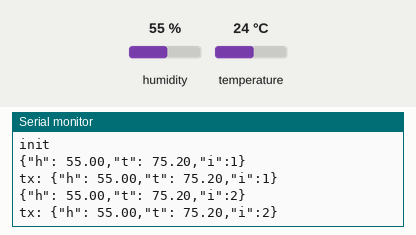
Simulated run of this sketch. Board: Arduino Uno, built with avr-gcc and run on an emulated ATmega328P. On the bench: the last lines printed to the serial monitor. The inputs (shaded band) are chosen by the test bench; at power-on: temperature 24 °C, humidity 55 %. No radio packets arrive unless stated.

Above: at 3.3 s.
3.4 s: temperature set to 41 °C
At 5.5 s:
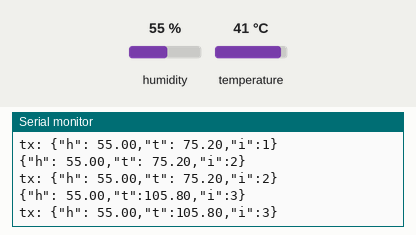
6.7 s: humidity set to 22 %
At 8.3 s:
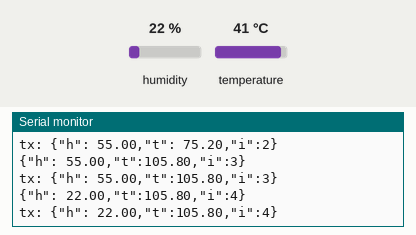
10.0 s: humidity set to 40 %
At 11.2 s:
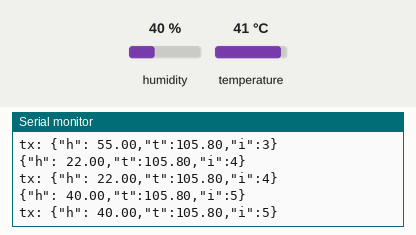
Timing chart, 0 to 13.0 s (numbered marks = the images above; inputs shaded):
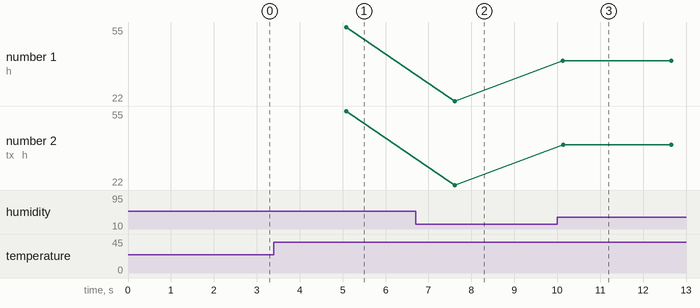

Measured:
- after the input at 3.4 s, the serial monitor: prints a new line after 1.7 s (image 1)
- after the input at 6.7 s, the serial monitor: prints a new line after 0.91 s (image 2)
- after the input at 10.0 s, the serial monitor: prints a new line after 0.13 s (image 3)
- plotted number 1: 55 → 22 after the input at 6.7 s, 22 → 40 after the input at 10.0 s
- plotted number 2: 55 → 22 after the input at 6.7 s, 22 → 40 after the input at 10.0 s

The sketch:

rf_comms_tx.ino
```cpp
/*
* RF Comms Transmitter (TX) Code
*     With additonal features added by: Nerdami
*     -collecting data from DHT11
*
* With Radio code adapted from: www.HowToMechatronics.com
*
* Library: TMRh20/RF24, https://github.com/tmrh20/RF24/
*/

#include <SPI.h>
#include <nRF24L01.h>
#include <RF24.h>
#include "DHT.h"
#define DHTTYPE DHT11   // DHT 11
#define DHTPIN 4

// TEMP SENSOR
DHT dht(DHTPIN, DHTTYPE);

// RANDINT GENERATOR
int iterator;

// RF24 MODULE
RF24 radio(10,9); // CE, CSN
const byte address[6] = "00001";

void setup() {

Serial.begin(115200);
Serial.println("init");

iterator=1;

randomSeed(analogRead(0));

dht.begin();

  radio.begin();
  radio.openWritingPipe(address);
  radio.setPALevel(RF24_PA_MIN);
  radio.stopListening();
}

void loop() {

  float hum = dht.readHumidity();
  float tmp = dht.readTemperature(true);

  char outputbuffer[32];
  strcpy(outputbuffer, "{\"h\":");

  char valbuffer[8];
  dtostrf(hum,6,2,valbuffer);

  strcat(outputbuffer, valbuffer);
  strcat(outputbuffer, ",");
  strcat(outputbuffer, "\"t\":");

  dtostrf(tmp,6,2,valbuffer);
  strcat(outputbuffer, valbuffer);
  strcat(outputbuffer, ",");


  strcat(outputbuffer, "\"i\":");

  itoa(iterator,valbuffer,16);
  strcat(outputbuffer, valbuffer);
  strcat(outputbuffer, "}");


  Serial.println(outputbuffer);

  if (isnan(hum) || isnan(tmp)) {
    hum = -1.01;
    tmp = -1.01;
  }

  char text[32];
  strcpy(text, outputbuffer);
  radio.write(&text, sizeof(text));
  Serial.println("tx: "+String(text));
  delay(2500);

  if(iterator>14){
    iterator=0;
  }else{
    iterator=iterator+1;
  }
}
```
